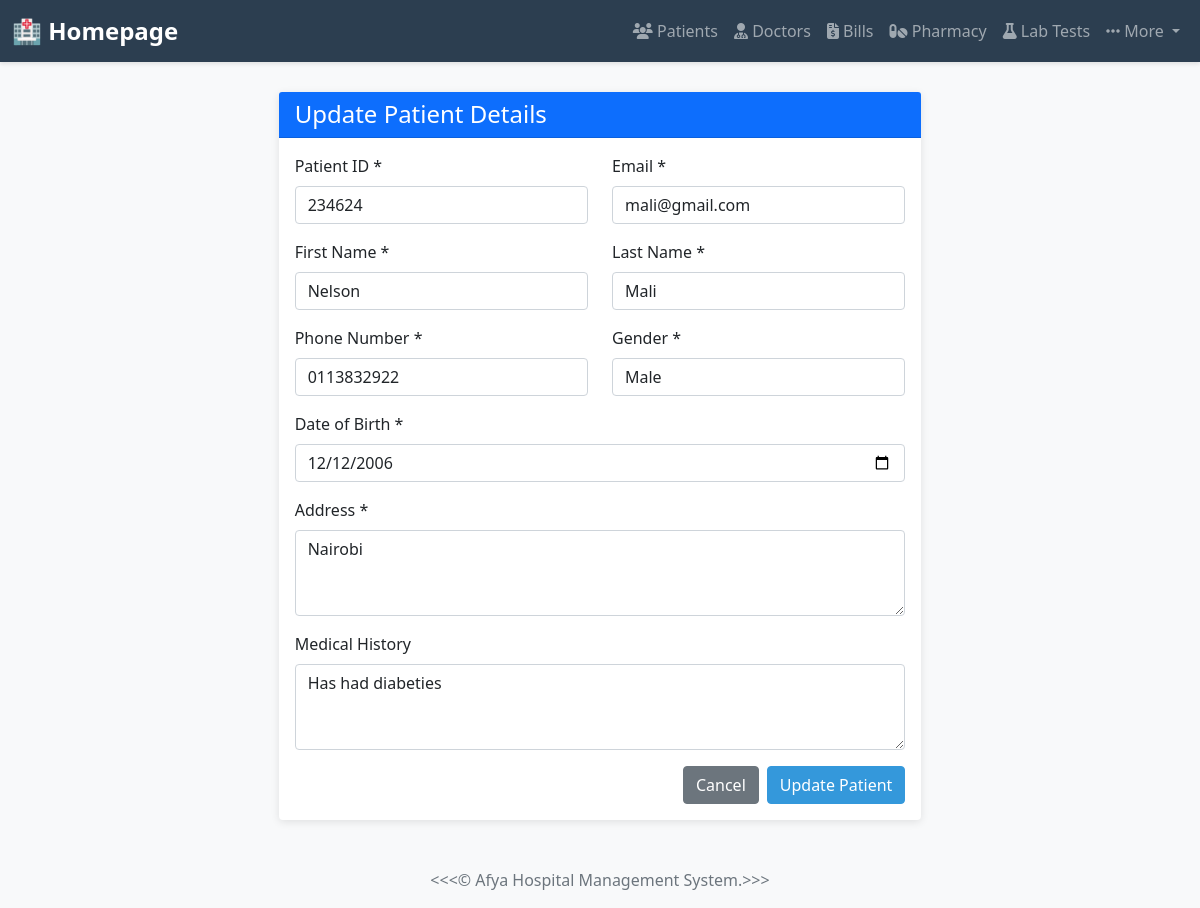
/patients/2/update/, run on the app's committed database.
### myapp/models.py (models this page shows, shortened)
class Patient(models.Model):
    GENDER_CHOICES = [
        ('M', 'Male'),
        ('F', 'Female'),
        ('O', 'Other'),
    ]
    patient_id = models.CharField(max_length=20, unique=True)
    first_name = models.CharField(max_length=100)
    last_name = models.CharField(max_length=100)
    email = models.EmailField(unique=True)
    phone_number = models.CharField(max_length=15)
    gender = models.CharField(max_length=1, choices=GENDER_CHOICES)
    date_of_birth = models.DateField()
    address = models.TextField()
    date_registered = models.DateTimeField(auto_now_add=True)
    medical_history = models.TextField(blank=True, null=True)
    class Meta:
        ordering = ['-date_registered']

### myapp/views.py (the view)
# urls.py: path('patients/<int:pk>/update/',views.update_patient, name='update_patient'),
def update_patient(request, pk):
    patient = get_object_or_404(Patient, pk=pk)
    if request.method == 'POST':
        form = PatientForm(request.POST, instance=patient)
        if form.is_valid():
            form.save()
            messages.success(request, 'Patient details updated successfully!')
            return redirect('myapp:patient_detail', pk=patient.pk)
    else:
        form = PatientForm(instance=patient)
    context = {'form': form, 'patient': patient, 'title': 'Update Patient Details'}
    return render(request, 'patient_form.html', context)

### myapp/templates/patient_form.html (shortened to what this page needs)
{% extends 'base.html' %}
{% block content %}
<div class="row justify-content-center">
    <div class="col-md-8">
        <div class="card">
            <div class="card-header bg-primary text-white">
                <h4 class="mb-0">{{ title }}</h4>
            </div>
            <div class="card-body">
                <form method="POST" novalidate>
                    <div class="row">
                        <div class="col-md-6 mb-3">
                            <label for="{{ form.patient_id.id_for_label }}" class="form-label">Patient ID *</label>
                            {{ form.patient_id }}
                        </div>
                        <div class="col-md-6 mb-3">
                            <label for="{{ form.email.id_for_label }}" class="form-label">Email *</label>
                            {{ form.email }}
                        </div>
                    </div>
                    <div class="row">
                        <div class="col-md-6 mb-3">
                            <label for="{{ form.first_name.id_for_label }}" class="form-label">First Name *</label>
                            {{ form.first_name }}
                        </div>
                        <div class="col-md-6 mb-3">
                            <label for="{{ form.last_name.id_for_label }}" class="form-label">Last Name *</label>
                            {{ form.last_name }}
                        </div>
                    </div>
                    <div class="row">
                        <div class="col-md-6 mb-3">
                            <label for="{{ form.phone_number.id_for_label }}" class="form-label">Phone Number *</label>
                            {{ form.phone_number }}
                        </div>
                        <div class="col-md-6 mb-3">
                            <label for="{{ form.gender.id_for_label }}" class="form-label">Gender *</label>
                            {{ form.gender }}
                        </div>
                    </div>
                    <div class="row">
                        <div class="col-md-12 mb-3">
                            <label for="{{ form.date_of_birth.id_for_label }}" class="form-label">Date of Birth *</label>
                            {{ form.date_of_birth }}
                        </div>
                    </div>
                    <div class="mb-3">
                        <label for="{{ form.address.id_for_label }}" class="form-label">Address *</label>
                        {{ form.address }}
                    </div>
                    <div class="mb-3">
                        <label for="{{ form.medical_history.id_for_label }}" class="form-label">Medical History</label>
                        {{ form.medical_history }}
                    </div>
                    <div class="d-flex gap-2 justify-content-end">
                        <a href="{% url 'myapp:patient_list' %}" class="btn btn-secondary">Cancel</a>
                        <button type="submit" class="btn btn-primary">
                            {% if form.instance.pk %}Update{% else %}Register{% endif %} Patient
                        </button>
                    </div>
                </form>
            </div>
        </div>
    </div>
</div>
{% endblock %}

### myapp/templates/base.html (style rules this page uses)
body { background-color: #f8f9fa; font-family: 'Segoe UI', Tahoma, Geneva, Verdana, sans-serif; }
.card { box-shadow: 0 2px 8px rgba(0,0,0,0.1); border: none; }
.btn-primary { background-color: #3498db; border-color: #3498db; }

### data on the page
Patient: patient_id "234624", email "mali@gmail.com", first_name "Nelson", last_name "Mali", phone_number "0113832922", gender "Male", date_of_birth "12/12/2006", address "Nairobi", medical_history "Has had diabeties"

### other printed values
{{ title }} "Update Patient Details"
